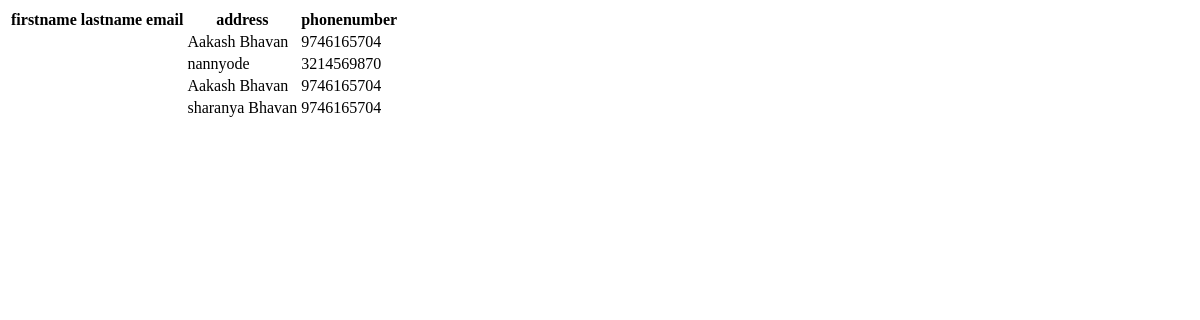
Page /view_teacher_student/ on the earlier database version.
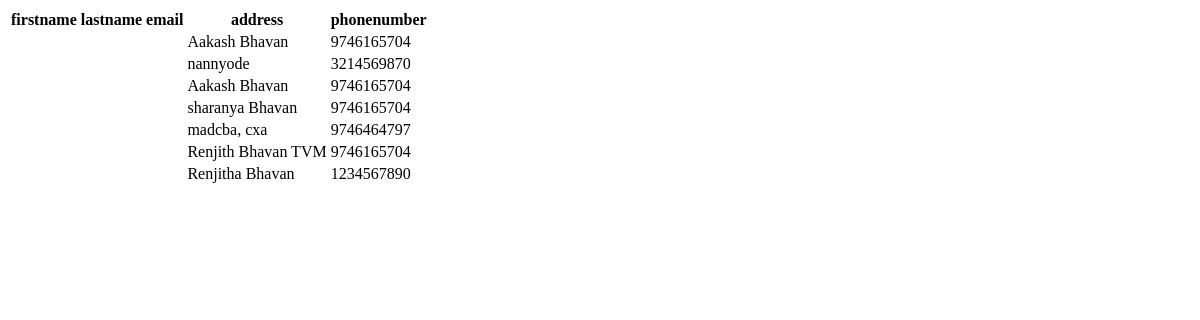
Same page on the later database version.
### APP/models.py (models this page shows)
class Teacher(models.Model):
    teacher_id = models.ForeignKey(User, on_delete=models.CASCADE)
    address = models.CharField(max_length=255)
    phone_number = models.IntegerField()
    experience = models.IntegerField()
    salary = models.IntegerField()

### APP/views.py (the view)
# urls.py: path("view_teacher_student/", views.view_teacher_by_student, name="view_teacher_student"),
def view_teacher_by_student(request):
    teachers = Teacher.objects.select_related('teacher_id').all()
    return render(request, 'view_teacher_student.html', {'view': teachers})

### APP/templates/view_teacher_student.html (shortened to what this page needs)
<!DOCTYPE html>
<html lang="en">
<head>
</head>
<body>
    <table>
        <tr>
            <th>firstname</th>
            <th>lastname</th>
            <th>email</th>
            <th>address</th>
            <th>phonenumber</th>
        </tr>
        {% for i in view %}
        <tr>
            <td>{{i.student_id.first_name}}</td>
            <td>{{i.student_id.last_name}}</td>
            <td>{{i.student_id.email}}</td>
            <td>{{i.address}}</td>
            <td>{{i.phone_number}}</td>
        </tr>
        {% endfor %}
    </table>
</body>
</html>

Differences in the rows shown:
added Teacher: address "madcba, cxa", phone_number "9746464797"
added Teacher: address "Renjith Bhavan TVM", phone_number "9746165704"
added Teacher: address "Renjitha Bhavan", phone_number "1234567890"
